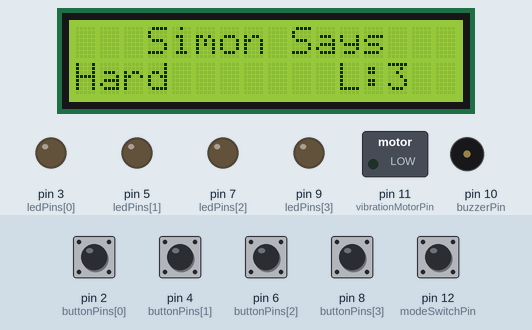
This sketch was run on a simulated Arduino Uno, built with avr-gcc and run on an emulated ATmega328P. Shown: 16×2 character LCD, switched loads named in the sketch (green lamp = pin HIGH), output pins drawn as LEDs (lit = HIGH), buzzer (waves = sounding). Dashed ring = blinking. The inputs (shaded band) are chosen by the test bench; at power-on: pin 2 (buttonPins[0]), pin 4 (buttonPins[1]), pin 6 (buttonPins[2]), pin 8 (buttonPins[3]), pin 12 (modeSwitchPin) HIGH.

Above: at 1.2 s.
1.3 s: pin 2 (buttonPins[0]) pulled LOW for 0.15 s
At 1.72 s:
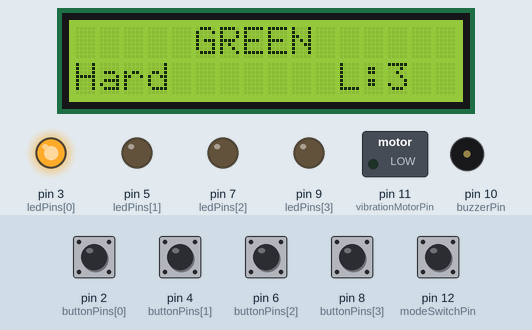
3.3 s: pin 4 (buttonPins[1]) pulled LOW for 1 s
At 3.66 s:
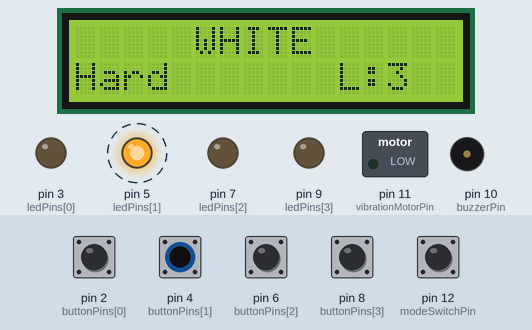
5.8 s: pin 6 (buttonPins[2]) pulled LOW for 0.15 s
At 6.16 s:
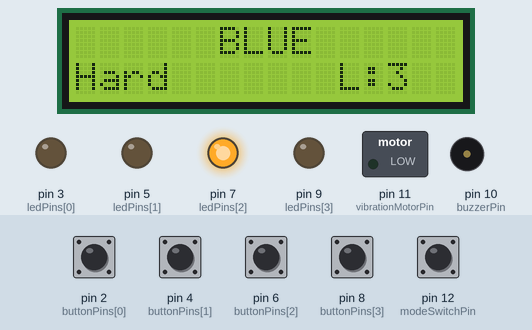
7.7 s: pin 8 (buttonPins[3]) pulled LOW for 0.15 s
At 8.1 s:
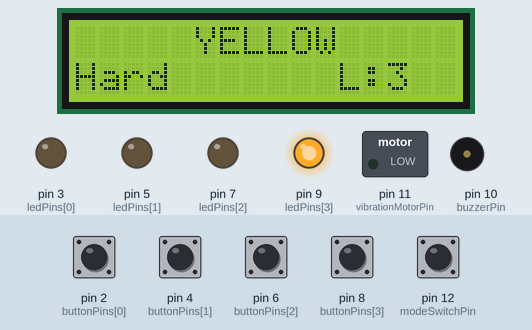
9.7 s: pin 12 (modeSwitchPin) pulled LOW for 0.15 s
At 9.83 s:
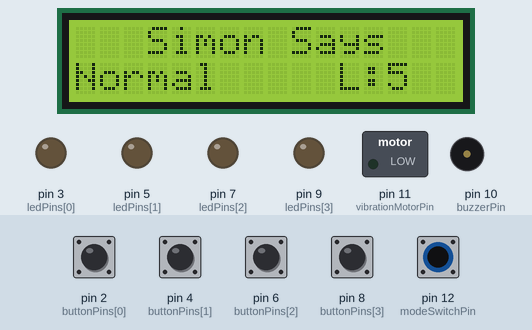
11.4 s: pin 2 (buttonPins[0]) driven LOW and pin 4 (buttonPins[1]) driven LOW and pin 6 (buttonPins[2]) driven LOW and pin 8 (buttonPins[3]) driven LOW and pin 12 (modeSwitchPin) driven LOW
At 11.78 s:
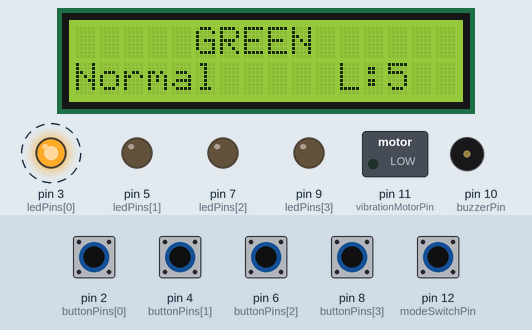
Timing chart, 0 to 14.6 s (numbered marks = the images above; inputs shaded):
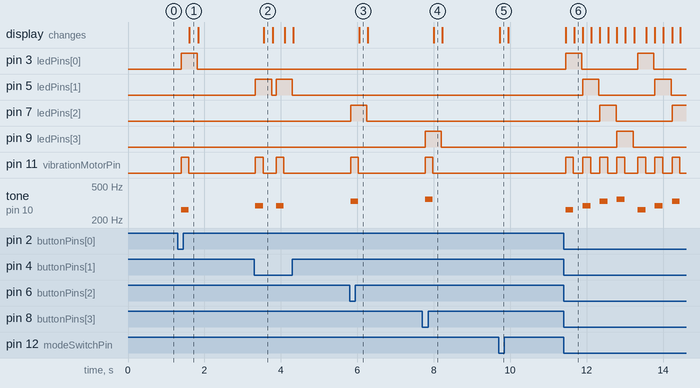

Measured:
- after the input at 1.3 s, pin 3 (ledPins[0]): LOW → HIGH after 0.09 s, → LOW 0.42 s later; pin 11 (vibrationMotorPin): LOW → HIGH after 0.09 s, → LOW 0.20 s later; tone on pin 10 (buzzerPin): silent → 262 Hz after 0.09 s, → silent 0.20 s later; the display: changes after 0.31 s (image 1)
- after the input at 3.3 s, pin 5 (ledPins[1]): alternates HIGH for 0.42 s and LOW for 0.13 s, 4 changes in all, then stays LOW, starting at once; pin 11 (vibrationMotorPin): alternates HIGH for 0.20 s and LOW for 0.35 s, 4 changes in all, then stays LOW, starting at once
- after the input at 5.8 s, pin 7 (ledPins[2]): LOW → HIGH at once, → LOW 0.42 s later; pin 11 (vibrationMotorPin): LOW → HIGH at once, → LOW 0.20 s later; tone on pin 10 (buzzerPin): silent → 330 Hz at once, → silent 0.20 s later; the display: changes after 0.25 s (image 3)
- after the input at 7.7 s, pin 9 (ledPins[3]): LOW → HIGH after 0.07 s, → LOW 0.42 s later; pin 11 (vibrationMotorPin): LOW → HIGH after 0.07 s, → LOW 0.20 s later; tone on pin 10 (buzzerPin): silent → 349 Hz after 0.07 s, → silent 0.20 s later; the display: changes after 0.30 s (image 4)
- after the input at 9.7 s, the display: changes at once (image 5)
- after the input at 11.4 s, pin 3 (ledPins[0]): alternates HIGH for 0.42 s and LOW for 1.5 s, starting after 0.06 s; pin 5 (ledPins[1]): alternates HIGH for 0.42 s and LOW for 1.5 s, starting after 0.50 s

The sketch:

buttonFunctionalityTest.ino
```cpp
#include <Wire.h>
#include <hd44780.h>
#include <hd44780ioClass/hd44780_I2Cexp.h>

const int modeSwitchPin = 12;
const int buzzerPin = 10;  // Buzzer pin
const int vibrationMotorPin = 11; // Vibration motor pin
const int buttonPins[] = {2, 4, 6, 8};  // Buttons pin array
const int ledPins[] = {3, 5, 7, 9};  // LEDs pin array
const String buttonColors[] = {"GREEN", "WHITE", "BLUE", "YELLOW"};
const int buttonTones[] = {262, 294, 330, 349}; // Frequencies for C4, D4, E4, F4 notes
const int numControls = 4;  // Number of button and LED pairs

class SimonGame {
private:
    hd44780_I2Cexp lcd;
    int lives; // Lives based on game mode
    boolean lastModeState = false; // Store the last mode state
    int currentModeState; // Current reading from the mode switch
    unsigned long previousMillis = 0; // will store last time LED was updated
    const long interval = 200; // interval at which to keep LED on (milliseconds)

    void checkButtons() {
        for (int i = 0; i < numControls; i++) {
            if (digitalRead(buttonPins[i]) == LOW) { // Assuming active low buttons
                activateFeedback(i);
            }
        }
    }

    void activateFeedback(int buttonIndex) {
        digitalWrite(ledPins[buttonIndex], HIGH); // LED ON
        tone(buzzerPin, buttonTones[buttonIndex], interval); // Play tone
        activateVibration(interval); // Vibrate
        updateLCDWithColor(buttonIndex); // Show color on LCD
        delay(interval); // Maintain feedback for the interval
        digitalWrite(ledPins[buttonIndex], LOW); // LED OFF
        resetLCD(); // Clear the color display and show "Simon Says"
    }

    void resetLCD() {
    lcd.setCursor(0, 0);  // Set cursor to the beginning of the first line
    lcd.print("                ");  // Clear the first line by overwriting with spaces
    lcd.setCursor(3, 0);
    lcd.print("Simon Says");
}

    void updateLCDWithColor(int buttonIndex) {
    lcd.setCursor(0, 0);  // Set cursor to the beginning of the first line
    lcd.print("                ");  // Clear the first line by overwriting with spaces
    lcd.setCursor((16 - buttonColors[buttonIndex].length()) / 2, 0); // Center the text on the first line
    lcd.print(buttonColors[buttonIndex]);
}

    void updateDisplay() {
        lcd.setCursor(0, 1);
        if (lastModeState == LOW) {
            lcd.print("Normal ");
            lives = 5;
        } else {
            lcd.print("Hard   ");
            lives = 3;
        }
        lcd.setCursor(11, 1);
        lcd.print("L:");
        lcd.print(lives);
    }

    void activateVibration(int duration) {
        digitalWrite(vibrationMotorPin, HIGH); // Turn on vibration
        delay(duration); // Keep it on for the duration specified
        digitalWrite(vibrationMotorPin, LOW); // Turn off vibration
    }

public:
    void setup() {
        pinMode(modeSwitchPin, INPUT_PULLUP);
        pinMode(buzzerPin, OUTPUT);
        pinMode(vibrationMotorPin, OUTPUT);
        lcd.begin(16, 2);
        lcd.clear();
        lcd.setCursor(3, 0);
        lcd.print("Simon Says");
        lastModeState = digitalRead(modeSwitchPin); // Initial mode state
        updateDisplay();
        for (int i = 0; i < numControls; ++i) {
            pinMode(ledPins[i], OUTPUT);
            pinMode(buttonPins[i], INPUT_PULLUP);
        }
    }

    void loop() {
        currentModeState = digitalRead(modeSwitchPin);
        if (currentModeState != lastModeState) {
            lastModeState = currentModeState;
            updateDisplay();
        }
        checkButtons(); // Check for button presses
        delay(100); // Delay to help with button debounce and stability
    }
};

SimonGame game; // Create an instance of SimonGame

void setup() {
    game.setup(); // Call the setup method of the game instance
}

void loop() {
    game.loop(); // Call the loop method of the game instance
}
```
